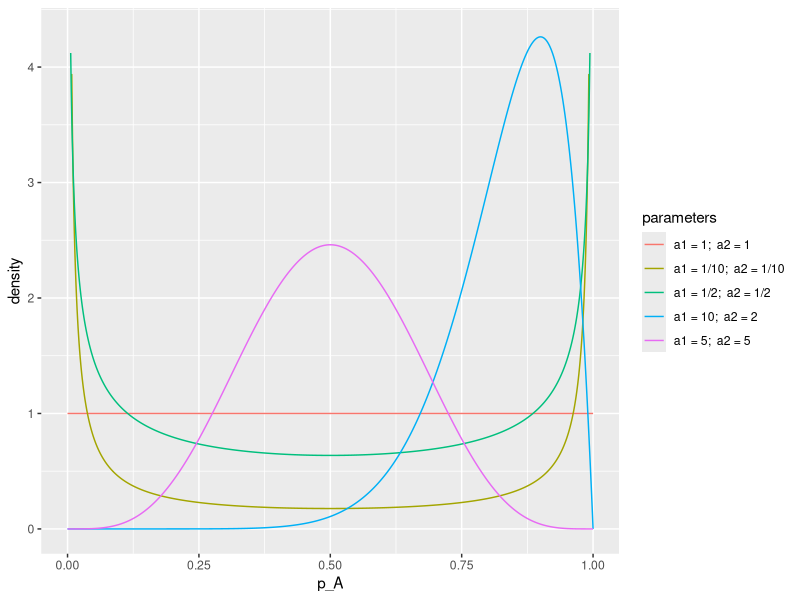
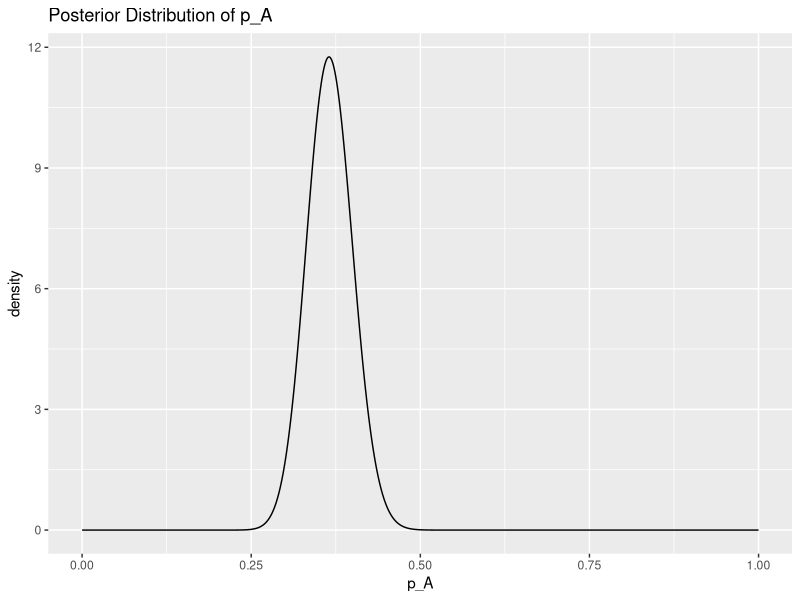
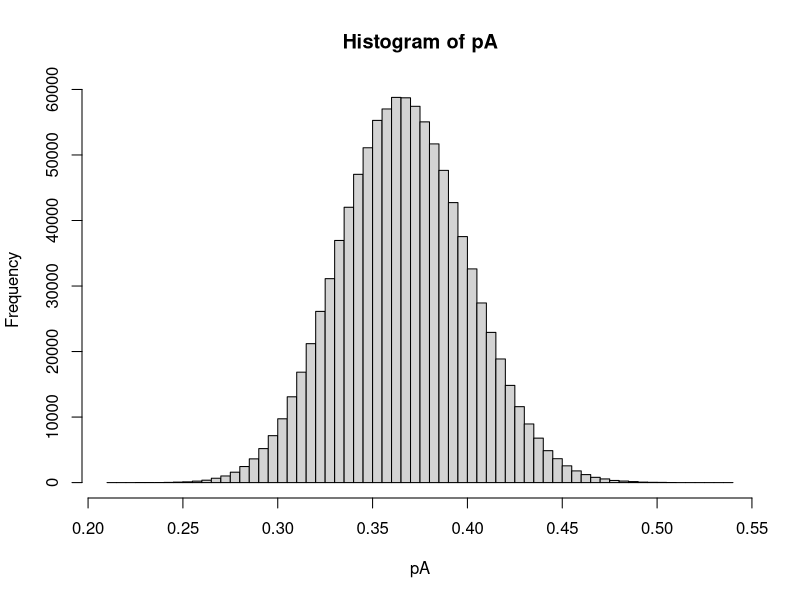
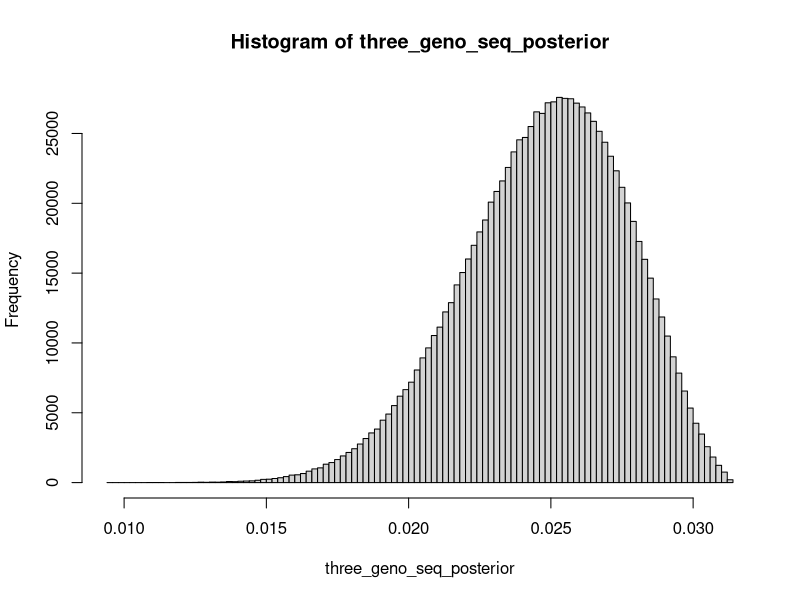
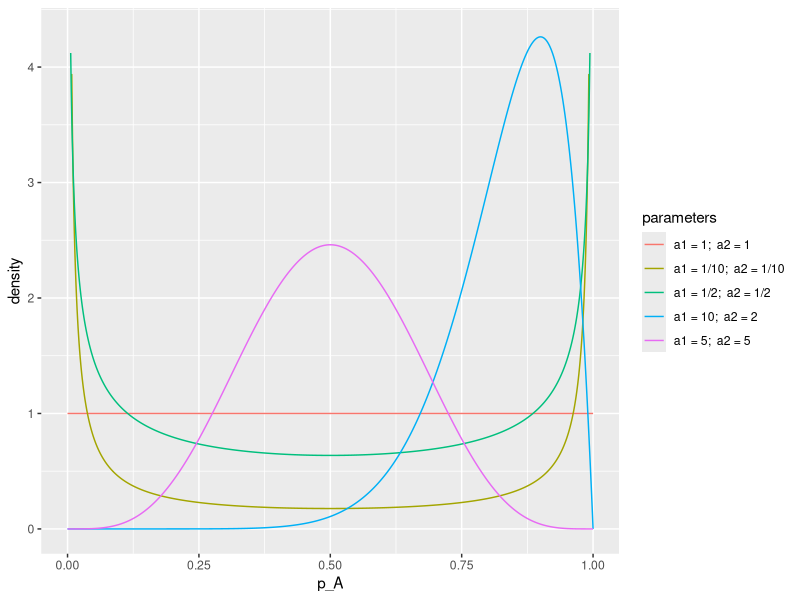
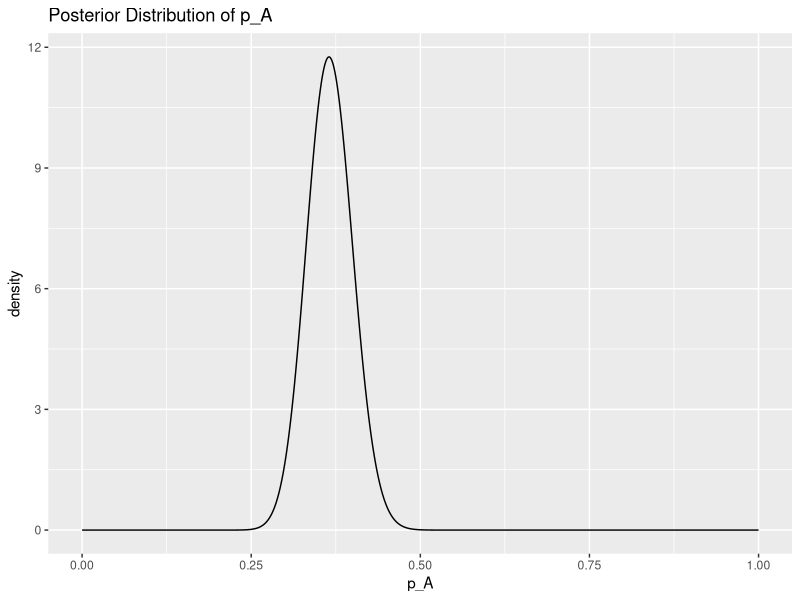

These charts were generated, in order, by the following R code:
## ---- chunk 1
library(tidyverse)
## ---- chunk 2
library(tidyverse)
xs <- seq(0,1, by = 0.001)
atib <- list(
  `a1 = 1/10;  a2 = 1/10` = tibble(p_A = xs, density = dbeta(xs, 0.1, 0.1)),
  `a1 = 1/2;  a2 = 1/2` = tibble(p_A = xs, density = dbeta(xs, 0.5, 0.5)),
  `a1 = 1;  a2 = 1` = tibble(p_A = xs, density = dbeta(xs, 1, 1)),
  `a1 = 5;  a2 = 5` = tibble(p_A = xs, density = dbeta(xs, 5, 5)),
  `a1 = 10;  a2 = 2` = tibble(p_A = xs, density = dbeta(xs, 10, 2))
) %>%
  bind_rows(.id = "parameters")

g <- ggplot(atib, aes(x = p_A, y = density, colour = parameters)) +
  geom_line() +
  ylim(0, 4.3)


ggsave(g, filename = "figures/beta_densities.pdf", width = 7, height = 5)

g
## ---- chunk 3
xs <- seq(0, 1, by = 0.001)
btib <- tibble(p_A = xs,
               density = dbeta(xs, 74, 128))
g <- ggplot(btib, aes(x = p_A, y = density)) +
  geom_line() +
  ggtitle("Posterior Distribution of p_A")


ggsave(g, filename = "figures/pa_posterior.pdf", width = 7, height = 5)

g
## ---- chunk 4
pA <- rbeta(n = 10^6, 74, 128)
## ---- chunk 5
pA[1:10]
## ---- chunk 6
hist(pA, breaks = 100)
## ---- chunk 7
mean(pA)
## ---- chunk 8
median(pA)
## ---- chunk 9
sd(pA)
## ---- chunk 10
quantile(pA, probs = c(0.05, 0.95))
## ---- chunk 11
three_geno_seq_posterior <- pA^2 * 2 * pA * (1 - pA) * (1 - pA)^2
## ---- chunk 12
hist(three_geno_seq_posterior, breaks = 100)
